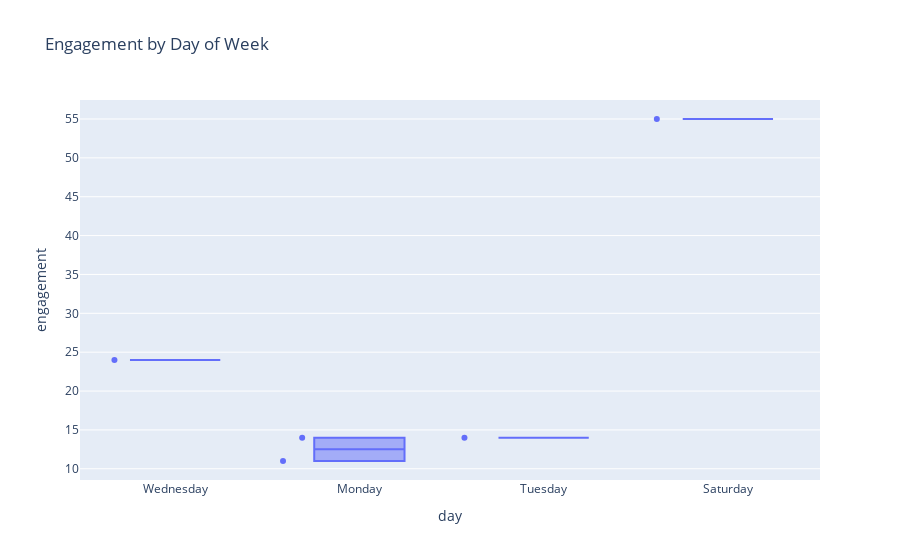
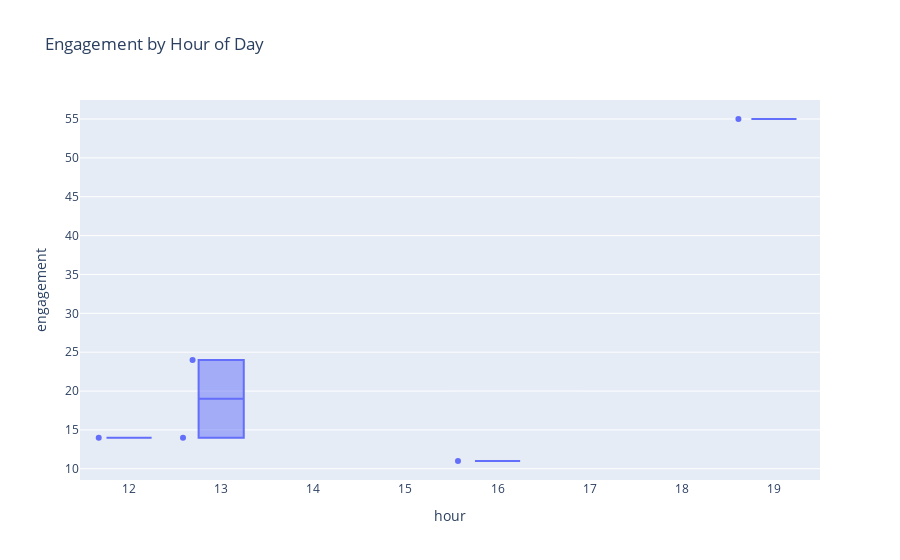

Notebook cell for these charts, in order:
### Code cell
# Engagement by hour/day if you added time features 'hour' and 'day'
# (see earlier cell I gave you to parse date & add hour/day)
if {"hour","day"}.issubset(df.columns):
    px.box(df, x="day", y="engagement", points="all",
           title="Engagement by Day of Week").show()
    px.box(df, x="hour", y="engagement", points="all",
           title="Engagement by Hour of Day").show()

### Figure 1 — Plotly figure (JSON) as saved in the notebook; plotly's stock layout.template omitted (floating-point values rounded to 4 significant figures)
{"data": [{"alignmentgroup": "True", "boxpoints": "all", "hovertemplate": "day=%{x}<br>engagement=%{y}<extra></extra>", "legendgroup": "", "marker": {"color": "#636efa"}, "name": "", "notched": false, "offsetgroup": "", "orientation": "v", "showlegend": false, "type": "box", "x": ["Wednesday", "Monday", "Tuesday", "Saturday", "Monday"], "x0": " ", "xaxis": "x", "y": [24, 14, 14, 55, 11], "y0": " ", "yaxis": "y"}], "layout": {"boxmode": "group", "legend": {"tracegroupgap": 0}, "title": {"text": "Engagement by Day of Week"}, "xaxis": {"anchor": "y", "domain": [0, 1], "title": {"text": "day"}}, "yaxis": {"anchor": "x", "domain": [0, 1], "title": {"text": "engagement"}}}}

### Figure 2 — Plotly figure (JSON) as saved in the notebook; plotly's stock layout.template omitted (floating-point values rounded to 4 significant figures)
{"data": [{"alignmentgroup": "True", "boxpoints": "all", "hovertemplate": "hour=%{x}<br>engagement=%{y}<extra></extra>", "legendgroup": "", "marker": {"color": "#636efa"}, "name": "", "notched": false, "offsetgroup": "", "orientation": "v", "showlegend": false, "type": "box", "x": [13, 13, 12, 19, 16], "x0": " ", "xaxis": "x", "y": [24, 14, 14, 55, 11], "y0": " ", "yaxis": "y"}], "layout": {"boxmode": "group", "legend": {"tracegroupgap": 0}, "title": {"text": "Engagement by Hour of Day"}, "xaxis": {"anchor": "y", "domain": [0, 1], "title": {"text": "hour"}}, "yaxis": {"anchor": "x", "domain": [0, 1], "title": {"text": "engagement"}}}}
